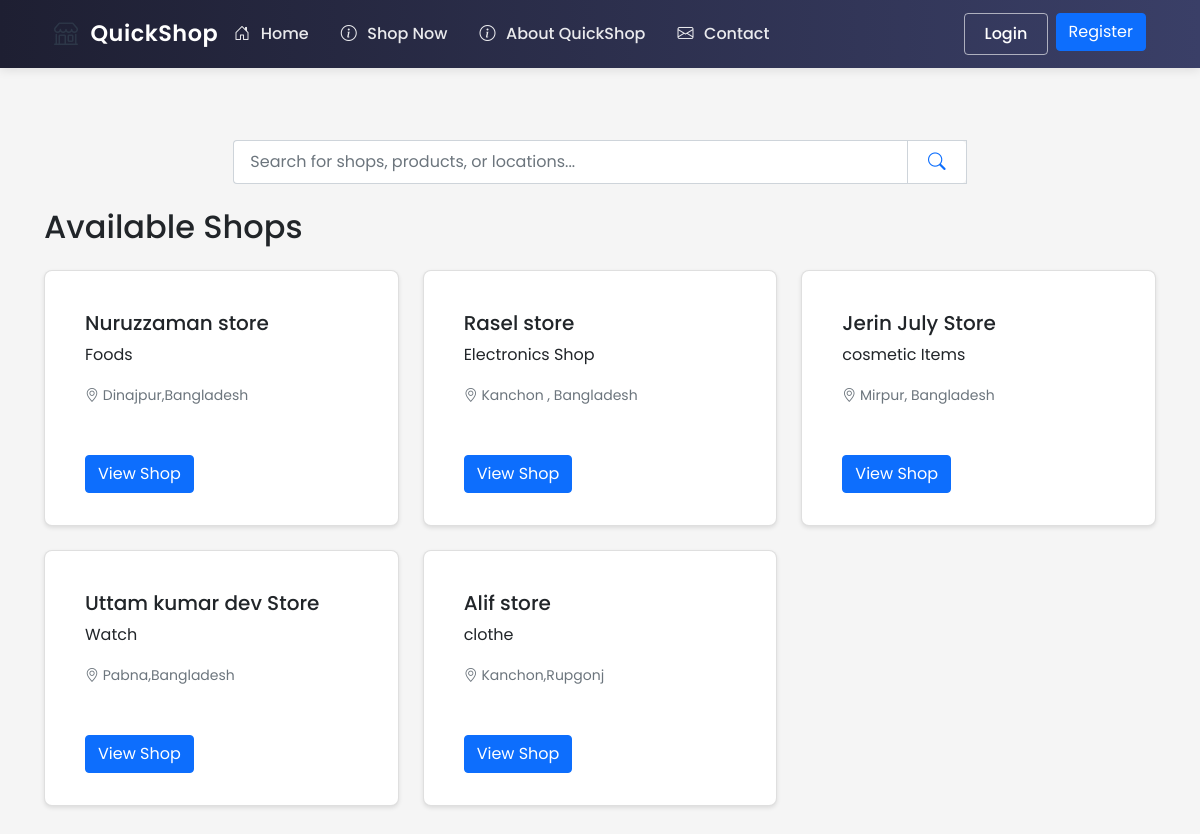
Page /shop/ on the earlier database version.
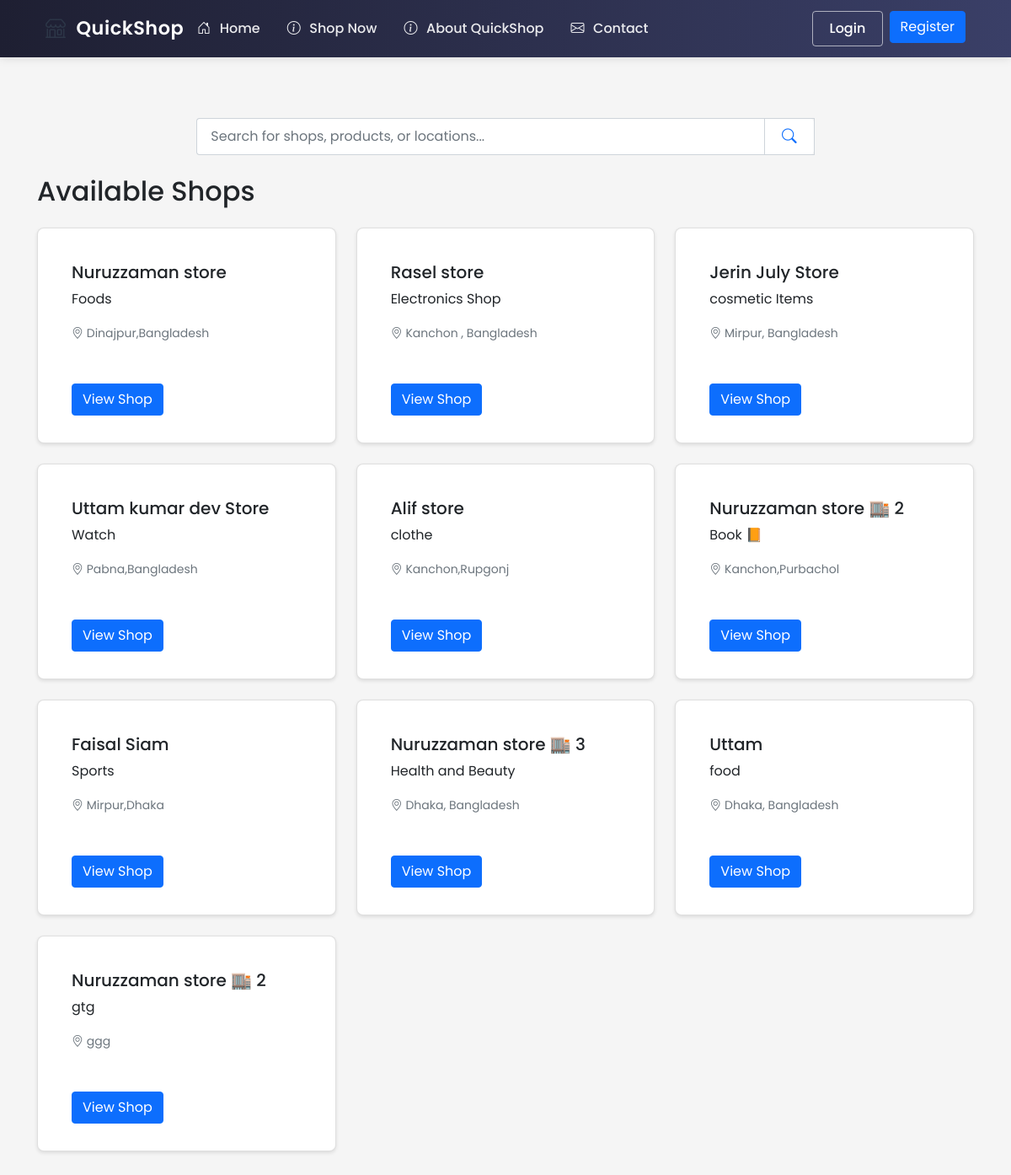
Same page on the later database version.
### ecommerce/models/shop.py (models this page shows, shortened)
class Shop(db.Model):
    id = db.Column(db.Integer, primary_key=True)
    name = db.Column(db.String(100), nullable=False)
    description = db.Column(db.Text)
    about = db.Column(db.Text)  # New field for shop-specific About content
    owner_id = db.Column(db.Integer, db.ForeignKey('user.id'), nullable=False)
    location_lat = db.Column(db.Float, nullable=True)
    location_lng = db.Column(db.Float, nullable=True)
    address = db.Column(db.String(200), nullable=True)
    phone = db.Column(db.String(20))
    email = db.Column(db.String(120))
    website = db.Column(db.String(200))
    business_hours = db.Column(db.Text)  # Stored as JSON string
    created_at = db.Column(db.DateTime, default=datetime.utcnow)
    is_active = db.Column(db.Boolean, default=True)
    products = db.relationship('Product', backref='shop', lazy=True)

### ecommerce/routes/shop.py (the view)
@shop_bp.route('/')
def index():
    shops = Shop.query.filter_by(is_active=True).all()
    return render_template('shop/index.html', shops=shops)

### ecommerce/templates/shop/index.html (shortened to what this page needs)
{% extends "base.html" %}
{% block content %}
<div class="container mt-4">
    <div class="row mb-4">
        <div class="col-md-8 mx-auto">
            {% with search_type='all' %}
            {% include 'includes/search_box.html' %}
            {% endwith %}
        </div>
    </div>
    <h2 class="mb-4">Available Shops</h2>
    <div class="row">
        {% for shop in shops %}
            <div class="col-md-4 mb-4">
                <div class="card h-100">
                    <div class="card-body">
                        <h5 class="card-title">{{ shop.name }}</h5>
                        <p class="card-text">{{ shop.description }}</p>
                        <p class="card-text">
                            <small class="text-muted">
                                <i class="bi bi-geo-alt"></i> {{ shop.address }}
                            </small>
                        </p>
                    </div>
                    <div class="card-footer bg-transparent border-top-0">
                        <a href="{{ url_for('shop.view', shop_id=shop.id) }}" class="btn btn-primary">
                            View Shop
                        </a>
                    </div>
                </div>
            </div>
        {% else %}
            <div class="col-12 text-center">
                <div class="alert alert-info">
                    No shops available at the moment.
                </div>
            </div>
        {% endfor %}
    </div>
</div>
{% endblock %}

### ecommerce/templates/base.html (shortened to what this page needs)
<!DOCTYPE html>
<html lang="en">
<head>
    <link href="https://cdn.jsdelivr.net/npm/bootstrap@5.1.3/dist/css/bootstrap.min.css" rel="stylesheet">
    <link rel="stylesheet" href="https://cdn.jsdelivr.net/npm/bootstrap-icons@1.7.2/font/bootstrap-icons.css">
    <link rel="stylesheet" href="{{ url_for('static', filename='css/style.css') }}">
</head>
<body class="d-flex flex-column min-vh-100">
    <nav class="navbar navbar-expand-lg navbar-light">
        <div class="container">
            <a class="logo" href="{{ url_for('main.index') }}">
                <span class="logo-icon">
                    <i class="bi bi-shop"></i>
                </span>
                <span class="logo">QuickShop</span>
            </a>
            <div class="collapse navbar-collapse" id="navbarNav">
                <ul class="navbar-nav me-auto">
                    {% if not current_user.is_authenticated %}
                    <li class="nav-item">
                        <a class="nav-link" href="{{ url_for('main.index') }}">
                            <i class="bi bi-house-door"></i> Home
                        </a>
                    </li>
            <li class="nav-item">
                <a class="nav-link" href="{{ url_for('shop.index') }}" </a>
                    <i class="bi bi-info-circle"></i> Shop Now
                </a>
            </li>
                    <li class="nav-item">
                        <a class="nav-link" href="{{ url_for('main.about') }}">
                            <i class="bi bi-info-circle"></i> About QuickShop
                        </a>
                    </li>
                    {% endif %}
                    <li class="nav-item">
                        <a class="nav-link" href="{{ url_for('main.contact_page') }}">
                            <i class="bi bi-envelope"></i> Contact
                        </a>
                    </li>
                </ul>
                <ul class="navbar-nav ms-auto">
                    {% if current_user.is_authenticated %}
                        {% if current_user.role == 'admin' %}
                        <li class="nav-item">
                            <a class="nav-link" href="{{ url_for('admin.dashboard') }}">
                                <i class="bi bi-speedometer2"></i> Admin Panel
                            </a>
                        </li>
                        <li class="nav-item dropdown">
                            <a class="nav-link dropdown-toggle" href="#" role="button" data-bs-toggle="dropdown">
                                <i class="bi bi-gear"></i> Manage
                            </a>
                            <ul class="dropdown-menu">
                                <li>
                                    <a class="dropdown-item" href="{{ url_for('admin.orders') }}">
                                        <i class="bi bi-box-seam"></i> Orders
                                    </a>
                                </li>
                                <li>
                                    <a class="dropdown-item" href="{{ url_for('admin.manage_shops') }}">
                                        <i class="bi bi-shop"></i> Shops
                                    </a>
                                </li>
                                <li>
                                    <a class="dropdown-item" href="{{ url_for('admin.manage_delivery') }}">
                                        <i class="bi bi-truck"></i> Delivery
                                    </a>
                                </li>
                                <li>
                                    <a class="dropdown-item" href="{{ url_for('admin.settings') }}">
                                        <i class="bi bi-gear"></i> Settings
                                    </a>
                                </li>
                            </ul>
                        </li>
                        {% elif current_user.role == 'shop_owner' %}
                        <li class="nav-item dropdown">
                            <a class="nav-link dropdown-toggle" href="#" role="button" data-bs-toggle="dropdown">
                                <i class="bi bi-shop"></i> Shop Management
                            </a>
                            <ul class="dropdown-menu">
                                <li><a class="dropdown-item" href="{{ url_for('shop.dashboard') }}">
                                    <i class="bi bi-speedometer2"></i> Dashboard
                                </a></li>
                                <li><a class="dropdown-item" href="{{ url_for('shop.orders') }}">
                                    <i class="bi bi-box-seam"></i> Orders
                                </a></li>
                                <li><a class="dropdown-item" href="{{ url_for('shop.manage') }}">
                                    <i class="bi bi-grid"></i> Products
                                </a></li>
                                {% if current_user.shop %}
                                <li><hr class="dropdown-divider"></li>
                                <li><a class="dropdown-item" href="{{ url_for('shop.about', shop_id=current_user.shop.id) }}">
                                    <i class="bi bi-info-circle"></i> About Shop
                                </a></li>
                                <li><a class="dropdown-item" href="{{ url_for('shop.contact', shop_id=current_user.shop.id) }}">
                                    <i class="bi bi-envelope"></i> Contact Info
                                </a></li>
                                {% endif %}
                                <li><hr class="dropdown-divider"></li>
                                <li><a class="dropdown-item" href="{{ url_for('shop.settings') }}">
                                    <i class="bi bi-gear"></i> Settings
                                </a></li>
                            </ul>
                        </li>
                        {% elif current_user.role == 'delivery' %}
                        <li class="nav-item">
                            <a class="nav-link" href="{{ url_for('delivery.dashboard') }}">
                                <i class="bi bi-speedometer2"></i> Dashboard
                            </a>
                        </li>
                        <li class="nav-item">
                            <a class="nav-link" href="{{ url_for('delivery.settings') }}">
                                <i class="bi bi-gear"></i> Settings
                            </a>
                        </li>
                        <li class="nav-item dropdown">
                            <a class="nav-link dropdown-toggle" href="#" role="button" data-bs-toggle="dropdown">
                                <i class="bi bi-person-circle"></i> {{ current_user.username }}
                            </a>
                            <ul class="dropdown-menu dropdown-menu-end">
                                <li><a class="dropdown-item" href="{{ url_for('auth.profile') }}">
                                    <i class="bi bi-person"></i> Profile
                                </a></li>
                                <li><hr class="dropdown-divider"></li>
                                <li><a class="dropdown-item" href="{{ url_for('auth.logout') }}">
                                    <i class="bi bi-box-arrow-right"></i> Logout
                                </a></li>
                            </ul>
                        </li>
                        {% else %}
                        <li class="nav-item">
                            <a class="nav-link" href="{{ url_for('shop.index') }}" </a>
                                <i class="bi bi-info-circle"></i> Shop Now
                            </a>
                        </li>
                        <li class="nav-item">
                            <a class="nav-link position-relative" href="{{ url_for('main.cart') }}">
                                <i class="bi bi-cart"></i> Cart
                                <span class="position-absolute top-0 start-100 translate-middle badge rounded-pill bg-danger cart-count">
                                    0
                                </span>
                            </a>
                        </li>
                        <li class="nav-item dropdown">
                            <a class="nav-link dropdown-toggle" href="#" role="button" data-bs-toggle="dropdown">
                                <i class="bi bi-person"></i> My Account
                            </a>
                            <ul class="dropdown-menu">
                                <li><a class="dropdown-item" href="{{ url_for('user.dashboard') }}">
                                    <i class="bi bi-speedometer2"></i> Dashboard
                                </a></li>
                                <li><a class="dropdown-item" href="{{ url_for('user.orders') }}">
                                    <i class="bi bi-box-seam"></i> My Orders
                                </a></li>
                                <li><a class="dropdown-item" href="{{ url_for('user.negotiations') }}">
                                    <i class="bi bi-chat-dots"></i> Negotiations
                                </a></li>
                                <li><hr class="dropdown-divider"></li>
                                <li><a class="dropdown-item" href="{{ url_for('user.settings') }}">
                                    <i class="bi bi-gear"></i> Settings
                                </a></li>
                            </ul>
                        </li>
                        {% endif %}
                        <li class="nav-item dropdown">
                            <a class="nav-link dropdown-toggle" href="#" role="button" data-bs-toggle="dropdown">
                                <i class="bi bi-person-circle"></i> {{ current_user.username }}
                            </a>
                            <ul class="dropdown-menu dropdown-menu-end">
                                <li><a class="dropdown-item" href="{{ url_for('auth.profile') }}">
                                    <i class="bi bi-person"></i> Profile
                                </a></li>
                                <li><hr class="dropdown-divider"></li>
                                <li><a class="dropdown-item" href="{{ url_for('auth.logout') }}">
                                    <i class="bi bi-box-arrow-right"></i> Logout
                                </a></li>
                            </ul>
                        </li>
                    {% else %}
                        <li class="nav-item">
                            <a class="btn btn-outline-primary me-2" href="{{ url_for('auth.login') }}">Login</a>
                        </li>
                        <li class="nav-item">
                            <a class="btn btn-primary" href="{{ url_for('auth.register') }}">Register</a>
                        </li>
                    {% endif %}
                </ul>
            </div>
        </div>
    </nav>
    <div class="flash-messages-container">
    </div>
    <main class="flex-shrink-0">
        {% block content %}{% endblock %}
    </main>
</body>
</html>

### ecommerce/templates/includes/search_box.html (shortened to what this page needs)
<form class="search-form" action="{{ url_for('main.search') }}" method="GET">
    <div class="input-group search-container">
        <input class="form-control search-input" type="search" name="q"
                          placeholder="Search for shops, products, or locations..."
                          value="{{ request.args.get('q', '') }}"
                          aria-label="Search" autocomplete="off">
        <button class="btn btn-outline-primary" type="submit">
            <i class="bi bi-search"></i>
        </button>
    </div>
</form>

### ecommerce/static/css/style.css (style rules this page uses)
* { margin: 0; padding: 0; box-sizing: border-box; }
html { height: 100%; }
body { font-family: 'Poppins', sans-serif; background-color: #f5f5f5; min-height: 100vh; display: flex; flex-direction: column; }
.logo { display: flex; align-items: center; gap: 0.75rem; text-decoration: none; }
.logo-icon { display: inline-flex; align-items: center; justify-content: center; font-size: 1.5rem; color: #2D3748; }
main { flex: 1 0 auto; padding: 2rem; width: 100%; max-width: 1200px; margin: 0 auto; }
.navbar { background: linear-gradient(to right, #1e1f32, #3a3f67); padding: 0.8rem 0; box-shadow: 0 2px 10px rgba(0, 0, 0, 0.1); position: sticky; top: 0; z-index: 1000; }
.navbar .container { padding: 0 1.5rem; }
.navbar-brand, .logo { color: #ffffff !important; font-size: 1.4rem; font-weight: 600; letter-spacing: 0.5px; padding: 0; }
.navbar .nav-link { color: rgba(255, 255, 255, 0.9) !important; font-weight: 500; padding: 0.5rem 1rem !important; transition: all 0.3s ease; position: relative; }
.navbar .nav-link::after { content: ''; position: absolute; bottom: 0; left: 50%; width: 0; height: 2px; background: #ffffff; transition: all 0.3s ease; transform: translateX(-50%); }
.navbar .nav-item .nav-link i { margin-right: 0.4rem; }
.navbar .btn-outline-primary { color: #ffffff; border-color: rgba(255, 255, 255, 0.6); padding: 0.5rem 1.2rem; font-weight: 500; transition: all 0.3s ease; }
.card { background: white; border-radius: 8px; box-shadow: 0 2px 4px rgba(0,0,0,0.1); padding: 1.5rem; margin-bottom: 1.5rem; }
.search-form { width: 100%; max-width: 800px; margin: 0 auto; }
.search-form .input-group { background: #fff; border-radius: 8px; transition: all 0.3s ease; }
.search-form .search-input { border-right: none; padding-left: 1rem; font-size: 1rem; }
.search-form .btn { padding: 0.5rem 1.25rem; display: flex; align-items: center; justify-content: center; }
.search-form .btn i { font-size: 1.1rem; }
.search-container { position: relative; }

### ecommerce/templates/includes/search_box.html (style rules this page uses)
.search-container { position: relative; }
.search-form .btn-outline-primary { border-color: #ced4da; }

Differences in the rows shown:
added Shop: name "Nuruzzaman store 🏬 2", description "Book 📙", address "Kanchon,Purbachol"
added Shop: name "Faisal Siam", description "Sports", address "Mirpur,Dhaka"
added Shop: name "Nuruzzaman store 🏬 3", description "Health and Beauty", address "Dhaka, Bangladesh"
added Shop: name "Uttam", description "food", address "Dhaka, Bangladesh"
added Shop: name "Nuruzzaman store 🏬 2", description "gtg", address "ggg"
